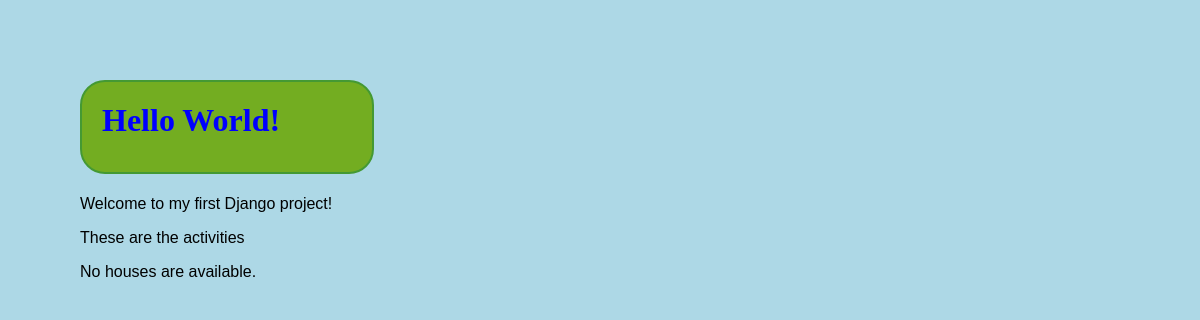
The app's page /, older data.
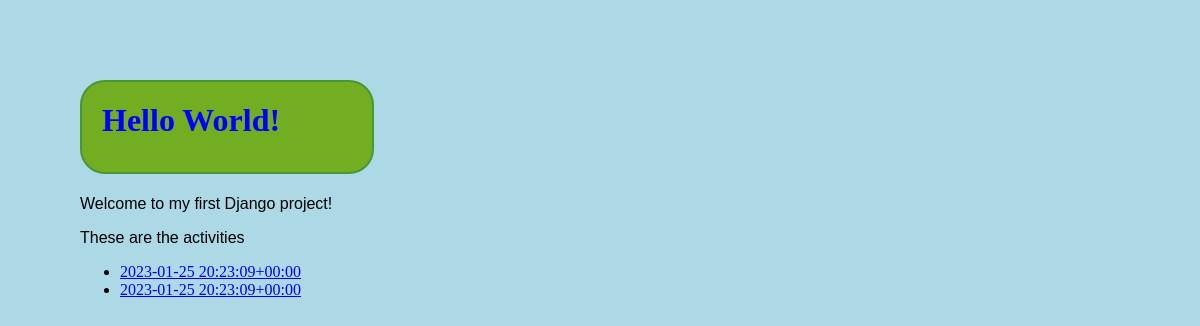
The same page, newer data.
### house/models.py (models this page shows, shortened)
class Activities(models.Model):
    activity_text = models.CharField(max_length=200)
    detail_text = models.TextField(max_length=1000)
    category_text = models.CharField(max_length=300)
    pub_date = models.DateTimeField('date published')
    class Meta:
        verbose_name = "The Activity"
        verbose_name_plural = "Activity"

### house/views.py (the view)
# urls.py: path('', views.house, name='house'),
def house(request):
    activities = Activities.objects.all()
    context = {
        'activities': activities,
    }
    return render(request, 'house/myfirst.html', context)

### house/templates/house/myfirst.html (shortened to what this page needs)
<!DOCTYPE html>
<html>
<head>
    {% load static %}
    <link rel="stylesheet" href="/static/example.css">
<head>
<body>
    <h1>Hello World!</h1>
    <p>Welcome to my first Django project!</p>
    <p>These are the activities</p>
{% if activities %}
    <ul>
    {% for activity in activities %}
        <li><a href="{% url 'house:detail' activity.id %}">{{ activity.activity_text }}</a></li>
    {% endfor %}
    </ul>
{% else %}
    <p>No houses are available.</p>
{% endif %}
</body>
</html>

### static/example.css (style rules this page uses)
body { background-color: lightblue; margin: 5em; }
h1 { color: #0000ff; border: 2px solid #449933; border-radius: 25px; background: #73AD21; padding: 20px; width: 250px; height: 50px; }
p { font-family: 'Arial', 'Helvetica', 'sans-serif'; }

Row changes from the older to the newer data that the page shows:
added Activities: activity_text "2023-01-25 20:23:09+00:00"
added Activities: activity_text "2023-01-25 20:23:09+00:00"
Text that changed along with them:
text no longer shown: "No houses are available."
